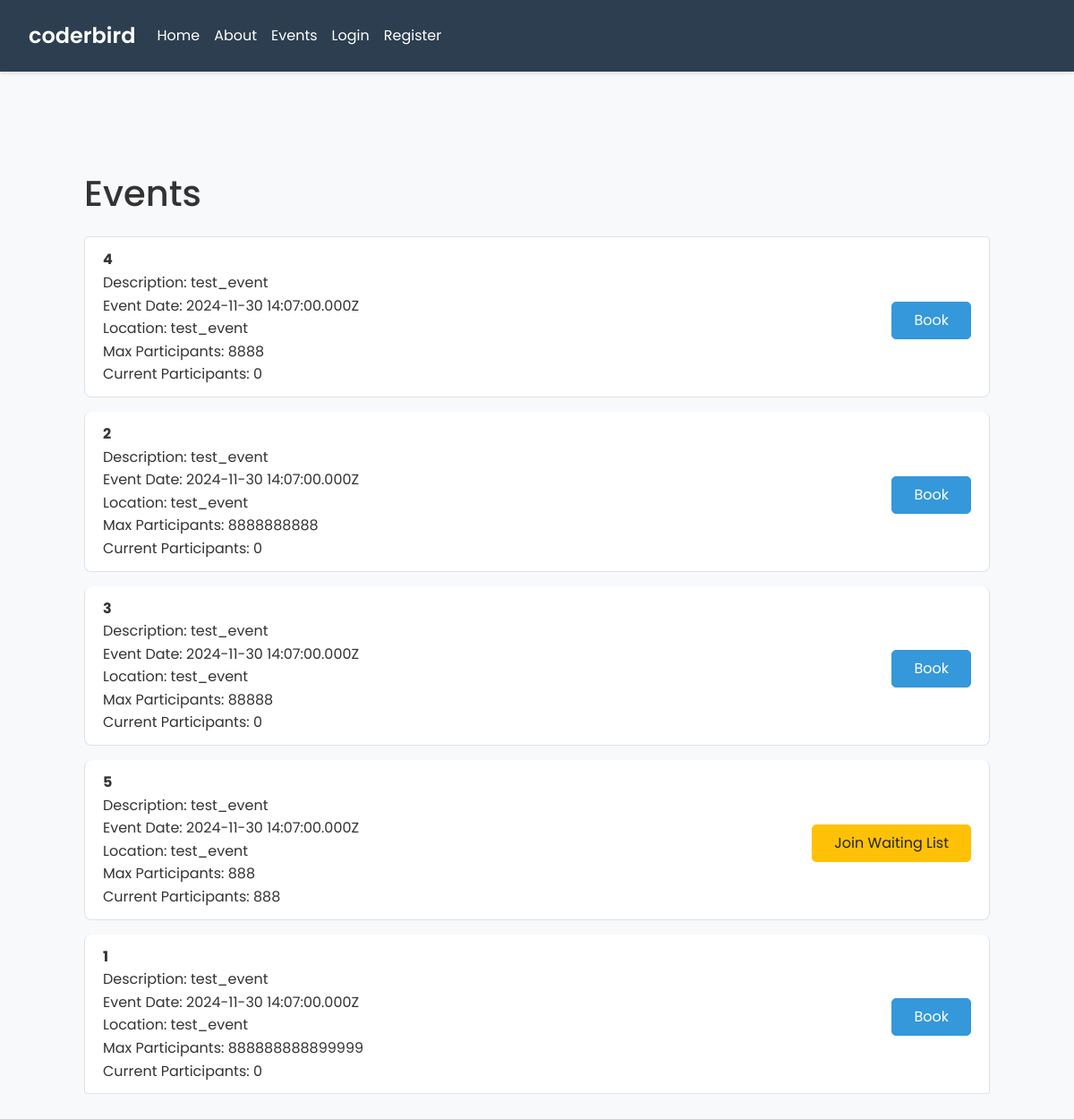
Before: /events with the older database file.
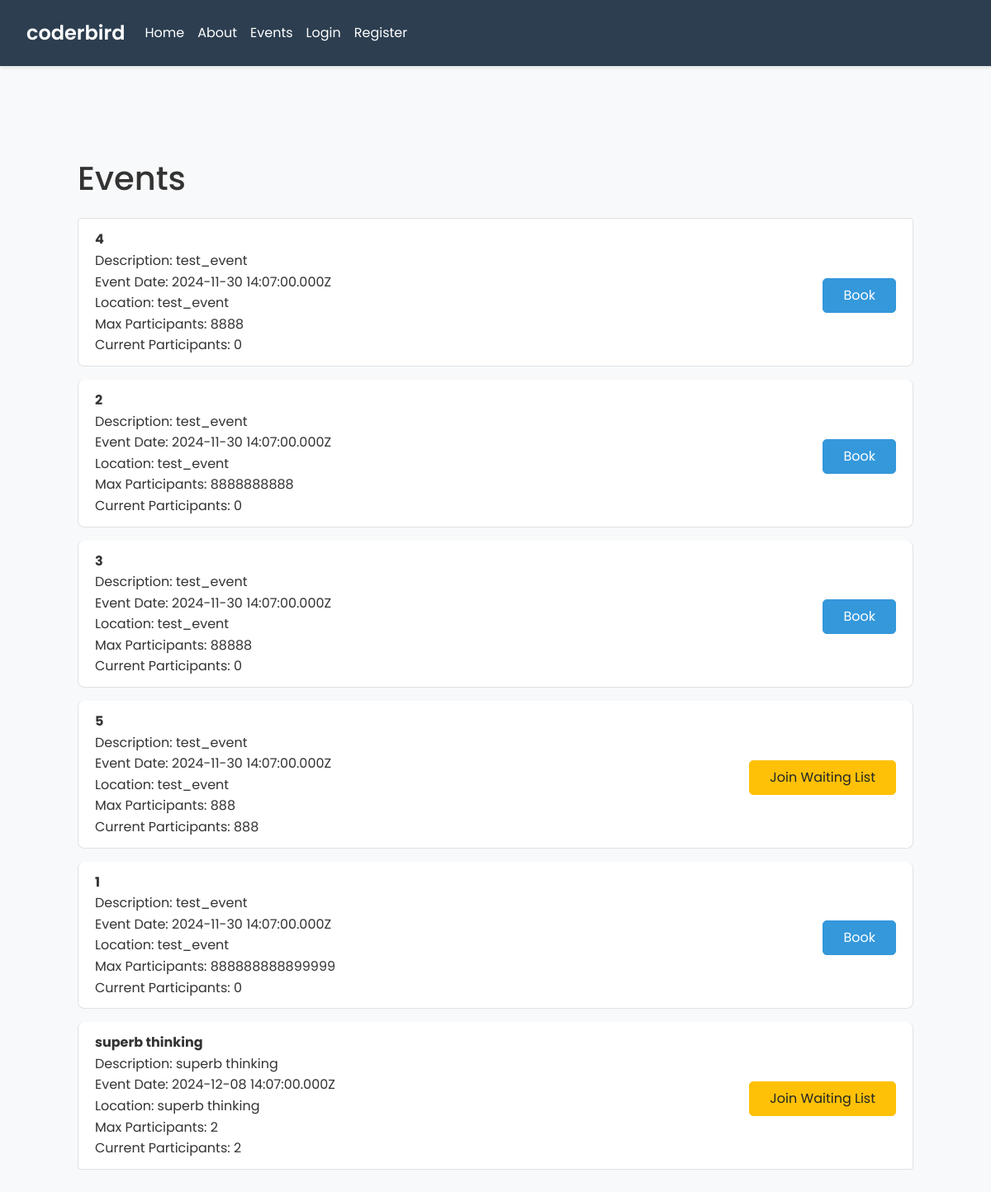
After: the same page with the newer database file.
### tables this page shows
CREATE TABLE `events` (`created` TEXT DEFAULT (strftime('%Y-%m-%d %H:%M:%fZ')) NOT NULL, `desc` TEXT DEFAULT '' NOT NULL, `event_date` TEXT DEFAULT '' NOT NULL, `id` TEXT PRIMARY KEY DEFAULT ('r'||lower(hex(randomblob(7)))) NOT NULL, `location` TEXT DEFAULT '' NOT NULL, `max_participants` NUMERIC DEFAULT 0 NOT NULL, `title` TEXT DEFAULT '' NOT NULL, `updated` TEXT DEFAULT (strftime('%Y-%m-%d %H:%M:%fZ')) NOT NULL, "participants" NUMERIC DEFAULT 0 NOT NULL);

### main.py (the view)
@app.route('/events')
def events():
    conn = get_db_connection()
    events = conn.execute('''
        SELECT events.*, COUNT(bookings.id) as participants
        FROM events
        LEFT JOIN bookings ON events.id = bookings.eventID
        GROUP BY events.id
    ''').fetchall()
    conn.close()
    return render_template('events.html', is_logged_in=is_logged_in, is_admin=is_admin, events=events)

### main.py (called while the page is built, shortened)
def is_logged_in():
    return 'user_id' in session

def is_admin():
    if not is_logged_in():
        pass

def get_db_connection():
    conn = sqlite3.connect(r'pb_data\data.db')
    conn.row_factory = sqlite3.Row
    return conn

### templates/events.html (shortened to what this page needs)
{% extends 'base.html' %}
{% block content %}
<div class="container">
    <h1 class="mt-5">Events</h1>
    <ul class="list-group mt-4">
        {% for event in events %}
            <li class="list-group-item">
                <div class="event-outline d-flex justify-content-between align-items-center">
                    <div>
                        <strong>{{ event['title'] }}</strong><br>
                        Description: {{ event['desc'] }}<br>
                        Event Date: {{ event['event_date'] }}<br>
                        Location: {{ event['location'] }}<br>
                        Max Participants: {{ event['max_participants'] }}<br>
                        Current Participants: {{ event['participants'] }}<br>
                    </div>
                    <div>
                        {% if event['participants'] >= event['max_participants'] %}
                            <form method="POST" action="{{ url_for('create_booking', event_id=event['id']) }}">
                                <button type="submit" class="btn btn-warning mt-2">Join Waiting List</button>
                            </form>
                        {% else %}
                            <form method="POST" action="{{ url_for('create_booking', event_id=event['id']) }}">
                                <button type="submit" class="btn btn-primary mt-2">Book</button>
                            </form>
                        {% endif %}
                    </div>
                </div>
            </li>
        {% endfor %}
    </ul>
</div>
{% endblock %}

### templates/base.html (shortened to what this page needs)
<!DOCTYPE html>
<html lang="en">
<head>
    <link rel="stylesheet" href="https://stackpath.bootstrapcdn.com/bootstrap/4.5.2/css/bootstrap.min.css">
    <link rel="stylesheet" href="{{ url_for('static', filename='styles.css') }}">
</head>
<body>
    <nav class="navbar navbar-expand-lg navbar-light bg-light">
        <a class="navbar-brand" href="/">coderbird</a>
        <div class="collapse navbar-collapse">
            <ul class="navbar-nav mr-auto">
                <li class="nav-item">
                    <a class="nav-link" href="/">Home</a>
                </li>
                <li class="nav-item">
                    <a class="nav-link" href="/about">About</a>
                </li>
                <li class="nav-item">
                    <a class="nav-link" href="/events">Events</a>
                </li>
                {% if is_logged_in() %}
                    <li class="nav-item">
                        <a class="nav-link" href="/dashboard">Dashboard</a>
                    </li>
                    {% if is_admin() %}
                    <li class="nav-item">
                        <a class="nav-link" href="/admin">Admin</a>
                    </li>
                    {% endif %}
                    <li class="nav-item">
                        <a class="nav-link" href="/auth/logout">Logout</a>
                    </li>
                {% else %}
                    <li class="nav-item">
                        <a class="nav-link" href="/auth/login">Login</a>
                    </li>
                    <li class="nav-item">
                        <a class="nav-link" href="/auth/register">Register</a>
                    </li>
                {% endif %}
            </ul>
        </div>
    </nav>
    <div class="container">
        {% block content %}{% endblock %}
    </div>
</body>
</html>

### static/styles.css (style rules this page uses)
body { font-family: 'Poppins', sans-serif; line-height: 1.6; background-color: #f8f9fa; color: #333; }
.navbar { background-color: #2c3e50 !important; padding: 1rem 2rem; box-shadow: 0 2px 4px rgba(0,0,0,0.1); }
.navbar-brand { color: #fff !important; font-weight: 600; font-size: 1.5rem; }
.nav-link { color: #fff !important; transition: color 0.3s ease; }
.container { padding: 2rem; }
.list-group-item { border-radius: 8px; margin-bottom: 1rem; border: 1px solid #dee2e6; transition: transform 0.2s ease, box-shadow 0.2s ease; }
.btn { padding: 0.5rem 1.5rem; border-radius: 5px; transition: all 0.3s ease; }
.btn-primary { background-color: #3498db; border-color: #3498db; }

Changed rows visible on the page:
added events: title "superb thinking", desc "superb thinking", event_date "2024-12-08 14:07:00.000Z", location "superb thinking", max_participants "2", participants "2"
